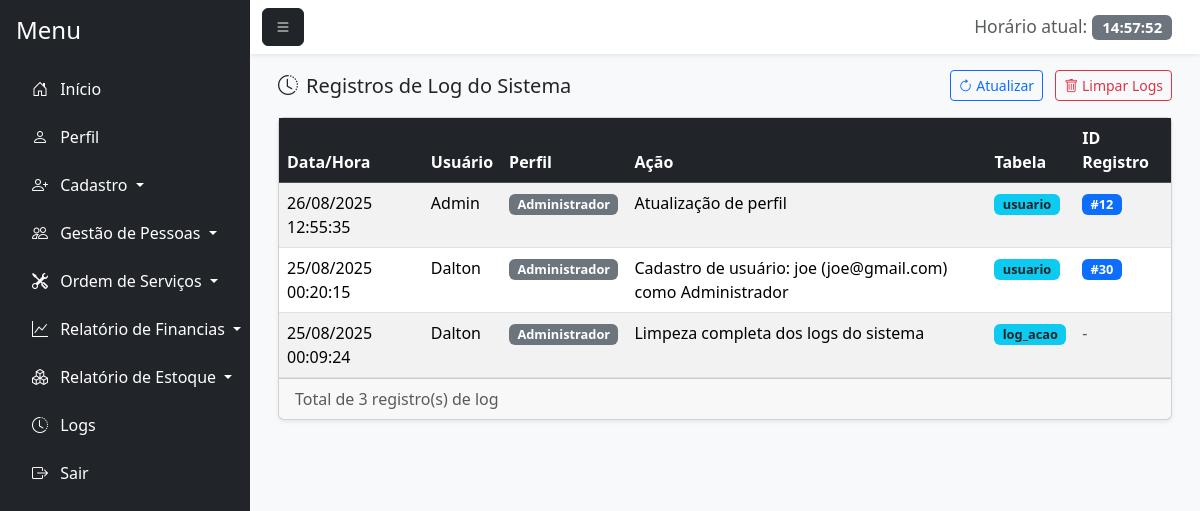
The page /logs.php (signed in) on the database its author committed.
### tables this page shows
CREATE TABLE `log_acao` (
  `id_log` int(11) NOT NULL,
  `id_usuario` int(11) NOT NULL,
  `id_perfil` int(11) NOT NULL,
  `acao` varchar(255) NOT NULL,
  `tabela_afetada` varchar(100) NOT NULL,
  `id_registro` int(11) DEFAULT NULL,
  `data_hora` timestamp NOT NULL DEFAULT current_timestamp()
);

CREATE TABLE `usuario` (
  `id_usuario` int(11) NOT NULL,
  `nome_usuario` varchar(100) NOT NULL,
  `senha` varchar(255) NOT NULL,
  `email` varchar(100) NOT NULL,
  `senha_temporaria` tinyint(1) DEFAULT 0,
  `id_perfil` int(11) NOT NULL,
  `status` enum('Ativo','Inativo') DEFAULT 'Ativo',
  `id_motivo_inatividade` int(11) DEFAULT NULL,
  `data_inatividade` date DEFAULT NULL,
  `observacao_inatividade` text DEFAULT NULL
);

CREATE TABLE `perfil` (
  `id_perfil` int(11) NOT NULL,
  `nome_perfil` varchar(100) NOT NULL
);

### logs.php (the view, shortened to what this page needs)
<?php
require_once 'conexao.php';
$sql = "SELECT l.*, u.nome_usuario, p.nome_perfil
        FROM log_acao l
        JOIN usuario u ON l.id_usuario = u.id_usuario
        JOIN perfil p ON l.id_perfil = p.id_perfil
        ORDER BY l.data_hora DESC";
$stmt = $pdo->query($sql);
$logs = $stmt->fetchAll(PDO::FETCH_ASSOC);
?>
<!DOCTYPE html>
<html lang="pt-BR">
<head>
    <link href="https://cdn.jsdelivr.net/npm/bootstrap@5.3.7/dist/css/bootstrap.min.css" rel="stylesheet">
    <link href="https://cdn.jsdelivr.net/npm/bootstrap-icons@1.11.1/font/bootstrap-icons.css" rel="stylesheet">
</head>
<body>
<div class="d-flex vh-100 bg-light">
    <nav id="sidebar" class="bg-dark text-white p-3" style="width: 250px;">
        <h4 class="mb-4">Menu</h4>
        <ul class="nav flex-column">
            <li class="nav-item mb-2">
                <a href="principal.php" class="nav-link text-white"><i class="bi bi-house-door me-2"></i> Início</a>
            </li>
            <li class="nav-item mb-2">
                <a href="perfil.php" class="nav-link text-white"><i class="bi bi-person me-2"></i> Perfil</a>
            </li>
            <li class="nav-item mb-2 dropdown">
                <a class="nav-link text-white dropdown-toggle" href="#" id="cadastroDropdown" role="button" data-bs-toggle="dropdown" aria-expanded="false">
                    <i class="bi bi-person-plus me-2"></i> Cadastro
                </a>
            </li>
            <li class="nav-item mb-2 dropdown">
                <a class="nav-link text-white dropdown-toggle" href="#" id="gestaoDropdown" role="button" data-bs-toggle="dropdown" aria-expanded="false">
                    <i class="bi bi-people me-2"></i> Gestão de Pessoas
                </a>
            </li>
            <li class="nav-item mb-2 dropdown">
                <a class="nav-link text-white dropdown-toggle" href="#" id="ordemDropdown" role="button" data-bs-toggle="dropdown" aria-expanded="false">
                    <i class="bi bi-tools me-2"></i> Ordem de Serviços
                </a>
            </li>
            <li class="nav-item mb-2 dropdown">
                <a class="nav-link text-white dropdown-toggle" href="#" id="financiasDropdown" role="button" data-bs-toggle="dropdown" aria-expanded="false">
                    <i class="bi bi-graph-up me-2"></i> Relatório de Financias
                </a>
            </li>
            <li class="nav-item mb-2 dropdown">
                <a class="nav-link text-white dropdown-toggle" href="#" id="estoqueDropdown" role="button" data-bs-toggle="dropdown" aria-expanded="false">
                    <i class="bi bi-boxes me-2"></i> Relatório de Estoque
                </a>
            </li>
            <li class="nav-item mb-2">
                <a href="logs.php" class="nav-link text-white active">
                    <i class="bi bi-clock-history me-2"></i> Logs
                </a>
            </li>
            <li class="nav-item">
                <a href="index.php" class="nav-link text-white"><i class="bi bi-box-arrow-right me-2"></i> Sair</a>
            </li>
        </ul>
    </nav>
    <div class="flex-grow-1 d-flex flex-column">
        <nav class="navbar navbar-light bg-white shadow-sm">
            <div class="container-fluid">
                <button class="btn btn-dark" id="menu-toggle"><i class="bi bi-list"></i></button>
                <span class="navbar-brand mb-0 h1">
                    <small class="text-muted">Horário atual:</small>
                    <span id="liveClock" class="badge bg-secondary"></span>
                </span>
            </div>
        </nav>
        <div class="flex-grow-1 p-3" style="overflow-y: auto;">
            <div class="container-fluid">
                <div class="d-flex justify-content-between align-items-center mb-3">
                    <h5 class="mb-0"><i class="bi bi-clock-history me-2"></i>Registros de Log do Sistema</h5>
                    <div>
                        <button class="btn btn-outline-primary btn-sm me-2" onclick="window.location.reload()">
                            <i class="bi bi-arrow-clockwise"></i> Atualizar
                        </button>
                        <?php if ($_SESSION['perfil'] == 1): ?>
                            <button class="btn btn-outline-danger btn-sm" onclick="confirmarLimpezaLogs()">
                                <i class="bi bi-trash"></i> Limpar Logs
                            </button>
                        <?php endif; ?>
                    </div>
                </div>
                <div class="card shadow-sm">
                    <div class="card-body p-0">
                        <div class="table-responsive">
                            <table class="table table-striped table-hover mb-0">
                                <thead class="table-dark sticky-top">
                                    <tr>
                                        <th>Data/Hora</th>
                                        <th>Usuário</th>
                                        <th>Perfil</th>
                                        <th>Ação</th>
                                        <th>Tabela</th>
                                        <th>ID Registro</th>
                                    </tr>
                                </thead>
                                <tbody>
                                    <?php if (!empty($logs)): ?>
                                        <?php foreach ($logs as $log): ?>
                                            <tr>
                                                <td><?= date('d/m/Y H:i:s', strtotime($log['data_hora'])) ?></td>
                                                <td><?= htmlspecialchars($log['nome_usuario']) ?></td>
                                                <td>
                                                    <span class="badge bg-secondary badge-log">
                                                        <?= htmlspecialchars($log['nome_perfil']) ?>
                                                    </span>
                                                </td>
                                                <td><?= htmlspecialchars($log['acao']) ?></td>
                                                <td>
                                                    <span class="badge bg-info text-dark badge-log">
                                                        <?= htmlspecialchars($log['tabela_afetada']) ?>
                                                    </span>
                                                </td>
                                                <td>
                                                    <?php if ($log['id_registro']): ?>
                                                        <span class="badge bg-primary badge-log">
                                                            #<?= htmlspecialchars($log['id_registro']) ?>
                                                        </span>
                                                    <?php else: ?>
                                                        <span class="text-muted">-</span>
                                                    <?php endif; ?>
                                                </td>
                                            </tr>
                                        <?php endforeach; ?>
                                    <?php endif; ?>
                                </tbody>
                            </table>
                        </div>
                    </div>
                    <?php if (!empty($logs)): ?>
                    <div class="card-footer py-2">
                        <div class="d-flex justify-content-between align-items-center">
                            <div>
                                <span class="text-muted">
                                    Total de <?= count($logs) ?> registro(s) de log
                                </span>
                            </div>
                        </div>
                    </div>
                    <?php endif; ?>
                </div>
            </div>
        </div>
    </div>
</div>
</body>
</html>

### logs.php (style rules this page uses)
.table-responsive { max-height: 70vh; overflow-y: auto; }
.badge-log { font-size: 0.8em; }

### rows shown on the page
log_acao: data_hora "26/08/2025 12:55:35", id_usuario.nome_usuario "Admin", id_perfil.nome_perfil "Administrador", acao "Atualização de perfil", tabela_afetada "usuario", id_registro "12"
log_acao: data_hora "25/08/2025 00:20:15", id_usuario.nome_usuario "Dalton", id_perfil.nome_perfil "Administrador", acao "Cadastro de usuário: joe (joe@gmail.com) como Administrador", tabela_afetada "usuario", id_registro "30"
log_acao: data_hora "25/08/2025 00:09:24", id_usuario.nome_usuario "Dalton", id_perfil.nome_perfil "Administrador", acao "Limpeza completa dos logs do sistema", tabela_afetada "log_acao"

### other values the page prints
count($logs) "3"
